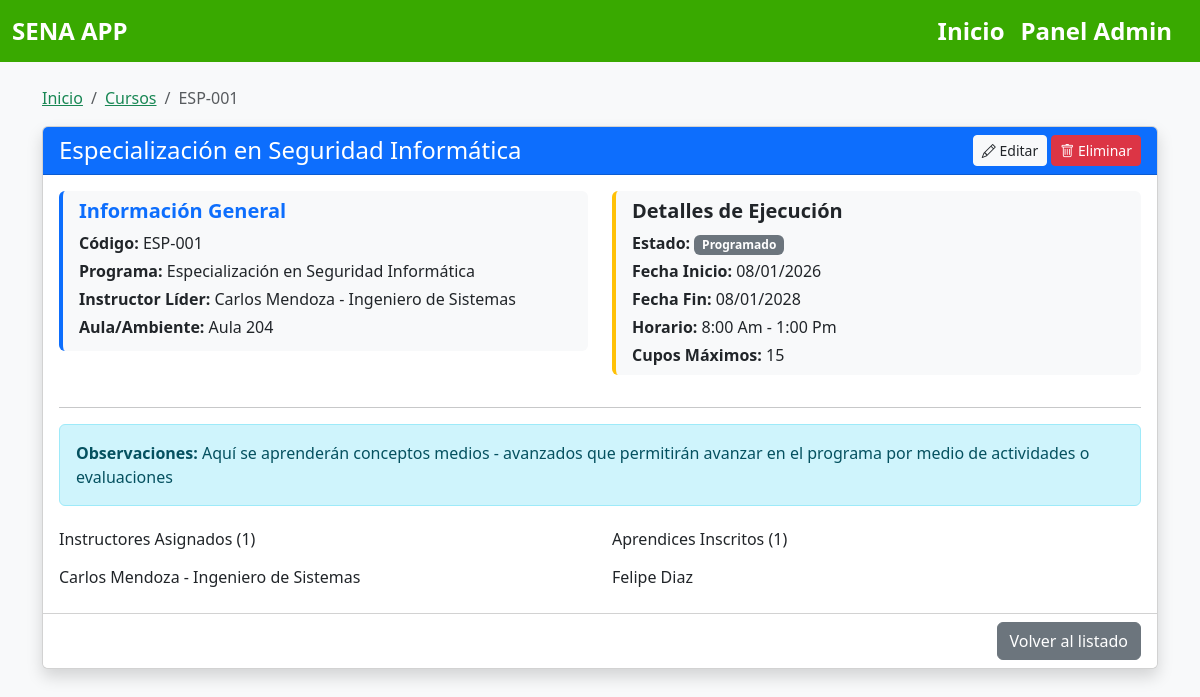
Screenshot of /cursos/detalle/2/ with the database file from the repository.
### cursos/models.py (models this page shows, shortened)
class Curso(models.Model):
    ESTADO_CHOICES = [
        ('PRO', 'Programado'),
        ('INI', 'Iniciado'),
        ('EJE', 'En Ejecución'),
        ('FIN', 'Finalizado'),
        ('CAN', 'Cancelado'),
        ('SUS', 'Suspendido'),
    ]
    codigo = models.CharField(max_length=30,unique=True,verbose_name="Código del Curso")
    nombre = models.CharField(max_length=200, verbose_name="Nombre del Curso")
    programa = models.ForeignKey('programas.Programa', on_delete=models.CASCADE, verbose_name="Programa de Formación")
    instructor_coordinador = models.ForeignKey('instructores.Instructor', on_delete=models.CASCADE, related_name='cursos_coordinados', verbose_name="Instructor Coordinador")
    instructores = models.ManyToManyField('instructores.Instructor', through='InstructorCurso', related_name='cursos_impartidos', verbose_name="Instructores")
    aprendices = models.ManyToManyField('aprendices.Aprendiz', through='AprendizCurso', related_name='cursos', verbose_name="Aprendices")
    fecha_inicio = models.DateField(verbose_name="Fecha de Inicio")
    fecha_fin = models.DateField(verbose_name="Fecha de Finalización")
    horario = models.CharField(max_length=100, verbose_name="Horario")
    aula = models.CharField(max_length=50, verbose_name="Aula/Ambiente")
    cupos_maximos = models.PositiveIntegerField(verbose_name="Cupos Máximos")
    estado = models.CharField(max_length=3, choices=ESTADO_CHOICES, default='PRO', verbose_name="Estado del Curso")
    observaciones = models.TextField(blank=True, null=True, verbose_name="Observaciones")
    fecha_registro = models.DateTimeField(auto_now_add=True, verbose_name="Fecha de Registro")
    class Meta:
        verbose_name = "Curso"
        verbose_name_plural = "Cursos"
        ordering = ['-fecha_inicio']

### programas/models.py (models this page shows)
class Programa(models.Model):
    NIVEL_FORMACION_CHOICES = [
        ('AUX', 'Auxiliar'),
        ('OPE', 'Operario'),
        ('TEC', 'Técnico'),
        ('TGL', 'Tecnólogo'),
        ('ESP', 'Especialización Tecnologica'),
        ('COM', 'Complementario'),
    ]
    MODALIDAD_CHOICES = [
        ('PRE', 'Presencial'),
        ('VIR', 'Virtual'),
        ('MIX', 'Mixta'),
    ]
    MODALIDAD_CHOICES = [
        ('PRE', 'Presencial'),
        ('VIR', 'Virtual'),
        ('MIX', 'Mixta'),
    ]
    ESTADO_CHOICES = [
        ('ACT', 'Activo'),
        ('INA', 'Inactivo'),
        ('SUS', 'Suspendido'),
        ('CAN', 'Cancelado'),
    ]
    codigo = models.CharField(max_length=20, unique=True, verbose_name="Código del Programa")
    nombre = models.CharField(max_length=200, verbose_name="Nombre del Programa")
    nivel_formacion = models.CharField(max_length=3, choices=NIVEL_FORMACION_CHOICES, verbose_name="Nivel de Formación")
    modalidad = models.CharField(max_length=3, choices=MODALIDAD_CHOICES, default='PRE', verbose_name="Modalidad")
    duracion_meses = models.PositiveIntegerField(verbose_name="Duración en Meses")
    duracion_horas = models.PositiveIntegerField(verbose_name="Duración en Horas")
    descripcion = models.TextField(verbose_name="Descripción del Programa")
    competencias = models.TextField(verbose_name="Competencias a Desarrollar")
    perfil_egreso = models.TextField(verbose_name="Perfil de Egreso")
    requisitos_ingreso = models.TextField(verbose_name="Requisitos de Ingreso")
    centro_formacion = models.CharField(max_length=200, verbose_name="Centro de Formación")
    regional = models.CharField(max_length=100, verbose_name="Regional")
    estado = models.CharField(max_length=3, choices=ESTADO_CHOICES, default='ACT', verbose_name="Estado")
    fecha_creacion = models.DateField(verbose_name="Fecha de Creación del Programa")
    fecha_registro = models.DateTimeField(auto_now_add=True, verbose_name="Fecha de Registro")
    class Meta:
        verbose_name = "Programa de Formación"
        verbose_name_plural = "Programas de Formación"
        ordering = ['nombre']
    def __str__(self):
        return self.nombre

### instructores/models.py (models this page shows, shortened)
class Instructor(models.Model):
    TIPO_DOCUMENTO_CHOICES = [
        ('CC', 'Cedula de Ciudadania'),
        ('TI', 'Tarjeta de Identidad'),
        ('CE', 'Cedula de Extranjeria'),
        ('PA', 'Pasaporte')
    ]
    NIVEL_EDUCATIVO_CHOICES = [
        ('PRE', 'Pregrado'),
        ('TEC', 'Tecnico'),
        ('TEG', 'Tecnologo'),
        ('ESP', 'Especializacion'),
        ('MAE', 'Maestria'),
        ('DOC', 'Doctorado'),
    ]
    documento_identidad = models.CharField(max_length=20, unique=True)
    tipo_documento = models.CharField(max_length=3, choices=TIPO_DOCUMENTO_CHOICES, default='CC')
    nombre = models.CharField(max_length=100)
    apellido = models.CharField(max_length=100)
    telefono = models.CharField(max_length=10, null=True)
    correo = models.EmailField(null=True)
    fecha_nacimiento = models.DateField()
    ciudad = models.CharField(max_length=100, null=True)
    direccion = models.TextField(null=True)
    nivel_educativo = models.CharField(max_length=3, choices=NIVEL_EDUCATIVO_CHOICES, default='MAE')
    especialidad = models.CharField(max_length=100)
    anos_experiencia = models.PositiveIntegerField()
    activo = models.BooleanField(default=True)
    fecha_vinculacion = models.DateField()
    fecha_registro = models.DateTimeField(auto_now_add=True)
    def __str__(self):
        return f"{self.nombre} {self.apellido} - {self.especialidad}"

### aprendices/models.py (models this page shows)
class Aprendiz (models.Model):
    documento_identidad = models.CharField(max_length=30, unique=True)
    nombre = models.CharField(max_length=255)
    apellido = models.CharField(max_length=255)
    telefono = models.CharField(max_length=10, null=True)
    correo_electronico = models.EmailField(null=True)
    fecha_de_nacimiento = models.DateField(null=True)
    ciudad = models.CharField(max_length=20, null=True)
    programa = models.CharField(max_length=100, null=True)
    def __str__(self):
        return f"{self.nombre} {self.apellido}"

### cursos/views.py (the view)
# urls.py: path('detalle/<int:curso_id>/', views.detalle_curso, name='detalle_curso'),
def detalle_curso(request, curso_id):
    curso = get_object_or_404(Curso, id=curso_id)
    return render(request, 'detalle_curso.html', {'curso': curso})

### cursos/templates/detalle_curso.html
{% extends 'master.html' %}
{% block content %}
<div class="container mt-4">
    <nav aria-label="breadcrumb">
        <ol class="breadcrumb">
            <li class="breadcrumb-item"><a href="{% url 'aprendices:main' %}" class="text-success">Inicio</a></li>
            <li class="breadcrumb-item"><a href="{% url 'cursos:lista_cursos' %}" class="text-success">Cursos</a></li>
            <li class="breadcrumb-item active" aria-current="page">{{ curso.codigo }}</li>
        </ol>
    </nav>
    <div class="card shadow">
        <div class="card-header bg-primary text-white d-flex justify-content-between align-items-center">
            <h4 class="mb-0">{{ curso.nombre }}</h4>
            <div>
                <a href="{% url 'cursos:editar_curso' curso.id %}" class="btn btn-light btn-sm text-dark">
                    <i class="bi bi-pencil"></i> Editar
                </a>
                <a href="{% url 'cursos:eliminar_curso' curso.id %}" class="btn btn-danger btn-sm">
                    <i class="bi bi-trash"></i> Eliminar
                </a>
            </div>
        </div>
        <div class="card-body">
            <div class="row">
                <div class="col-md-6">
                    <div class="mb-3 border-start border-primary border-4 ps-3 bg-light py-2 rounded">
                        <h5 class="text-primary fw-bold">Información General</h5>
                        <p class="mb-1"><strong>Código:</strong> {{ curso.codigo }}</p>
                        <p class="mb-1"><strong>Programa:</strong> {{ curso.programa }}</p>
                        <p class="mb-1"><strong>Instructor Líder:</strong> {{ curso.instructor_coordinador }}</p>
                        <p class="mb-1"><strong>Aula/Ambiente:</strong> {{ curso.aula }}</p>
                    </div>
                </div>
                <div class="col-md-6">
                    <div class="mb-3 border-start border-warning border-4 ps-3 bg-light py-2 rounded">
                        <h5 class="text-warning text-dark fw-bold">Detalles de Ejecución</h5>
                        <p class="mb-1"><strong>Estado:</strong>
                            <span class="badge bg-secondary">{{ curso.get_estado_display }}</span>
                        </p>
                        <p class="mb-1"><strong>Fecha Inicio:</strong> {{ curso.fecha_inicio|date:"d/m/Y" }}</p>
                        <p class="mb-1"><strong>Fecha Fin:</strong> {{ curso.fecha_fin|date:"d/m/Y" }}</p>
                        <p class="mb-1"><strong>Horario:</strong> {{ curso.horario }}</p>
                        <p class="mb-0"><strong>Cupos Máximos:</strong> {{ curso.cupos_maximos }}</p>
                    </div>
                </div>
            </div>
            <hr>
            {% if curso.observaciones %}
            <div class="alert alert-info">
                <strong>Observaciones:</strong> {{ curso.observaciones }}
            </div>
            {% endif %}
            <div class="row mt-4">
                <div class="col-md-6">
                    <h6>Instructores Asignados ({{ curso.instructores.count }})</h6>
                    <ul class="list-group list-group-flush">
                        {% for instructor in curso.instructores.all %}
                            <li class="list-group-item px-0">{{ instructor }}</li>
                        {% empty %}
                            <li class="list-group-item px-0 text-muted small">No hay instructores adicionales.</li>
                        {% endfor %}
                    </ul>
                </div>
                <div class="col-md-6">
                    <h6>Aprendices Inscritos ({{ curso.aprendices.count }})</h6>
                    <ul class="list-group list-group-flush">
                        {% for aprendiz in curso.aprendices.all %}
                            <li class="list-group-item px-0">{{ aprendiz }}</li>
                        {% empty %}
                            <li class="list-group-item px-0 text-muted small">No hay aprendices inscritos aún.</li>
                        {% endfor %}
                    </ul>
                </div>
            </div>
        </div>
        <div class="card-footer text-end bg-white">
            <a href="{% url 'cursos:lista_cursos' %}" class="btn btn-secondary">Volver al listado</a>
        </div>
    </div>
</div>
{% endblock %}

### aprendices/static/css/estilos.css (style rules this page uses)
body { background-color: #f8f9fa; }

### rows the page displays
Curso: codigo "ESP-001", nombre "Especialización en Seguridad Informática", programa "Especialización en Seguridad Informática", instructor_coordinador "Carlos Mendoza - Ingeniero de Sistemas", aula "Aula 204", estado "Programado", fecha_inicio "08/01/2026", fecha_fin "08/01/2028", horario "8:00 Am - 1:00 Pm", cupos_maximos "15", observaciones "Aquí se aprenderán conceptos medios - avanzados que permitirán avanzar en el programa por medio de actividades o evaluaciones", instructores.count "1", aprendices.count "1"
Instructor: nombre+apellido+especialidad "Carlos Mendoza - Ingeniero de Sistemas"
Aprendiz: nombre+apellido "Felipe Diaz"
